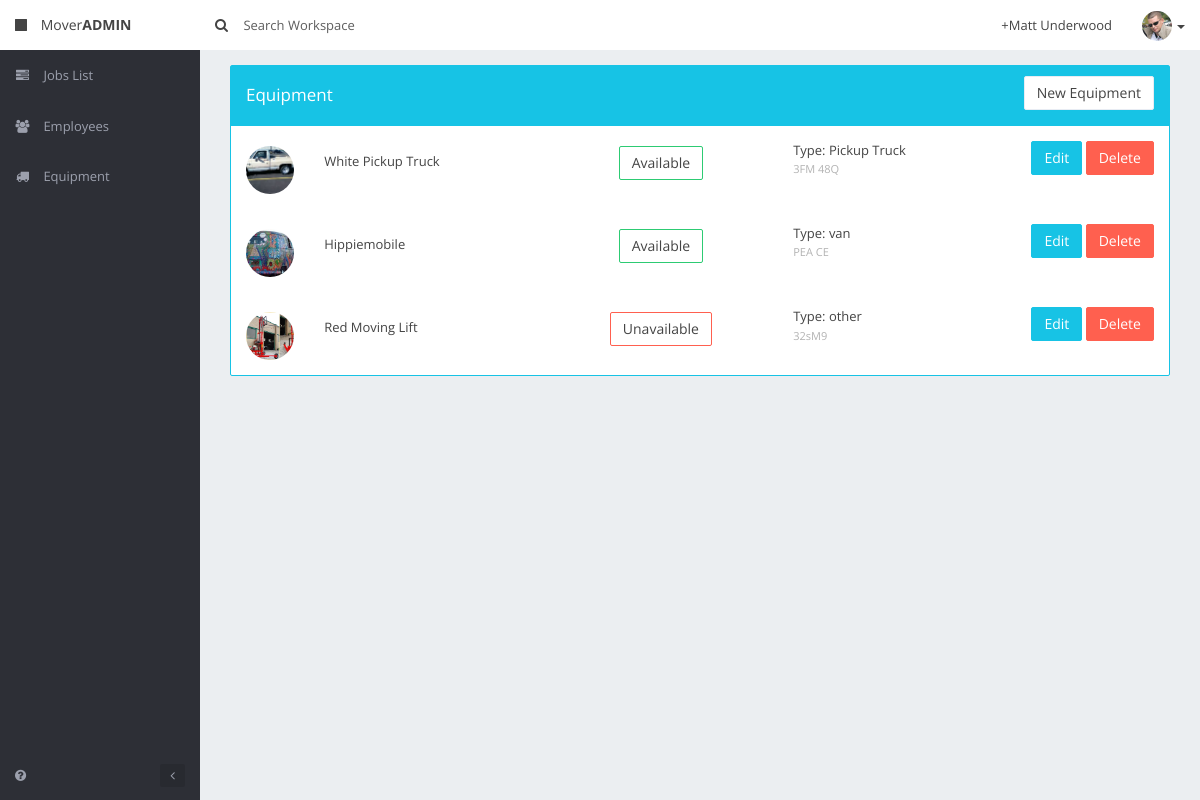
The page /equipmentlist.php on the database its author committed.
### tables this page shows
CREATE TABLE `equipment` (
  `idequipment` int(11) NOT NULL AUTO_INCREMENT,
  `name` varchar(255) DEFAULT NULL,
  `manufacid` varchar(45) DEFAULT NULL,
  `type` varchar(45) DEFAULT NULL,
  `make` varchar(45) DEFAULT NULL,
  `model` varchar(45) DEFAULT NULL,
  `year` int(4) DEFAULT NULL,
  `mileage` decimal(8,2) DEFAULT '0.00',
  `length` int(11) DEFAULT NULL,
  `heightFt` int(11) DEFAULT NULL,
  `heightIn` int(11) DEFAULT NULL,
  `GVW` decimal(8,2) DEFAULT NULL,
  `rentOwn` varchar(45) DEFAULT NULL,
  `billable` tinyint(4) DEFAULT NULL,
  `equipped` tinyint(4) DEFAULT NULL,
  `isAvailable` tinyint(4) DEFAULT '1',
  `picURI` varchar(100) DEFAULT NULL,
  `damages` blob,
  `notes` blob,
  PRIMARY KEY (`idequipment`)
);

### functions.php (called while the page is built, shortened)
<?php
function query($query) {
	global $db;
	$args = func_get_args();
	if (count($args) == 1) {
		$result = $db->query($query);
		if ($result->num_rows) {
			$out = array();
			while (null != ($r = $result->fetch_array(MYSQLI_ASSOC)))
				$out [] = $r;
			return $out;
		}
		return null;
	}
}

### equipmentlist.php (the view, shortened to what this page needs)
<!DOCTYPE html>
<html class="no-js">
<head>
    <link rel="stylesheet" href="/bootstrap/css/bootstrap.min.css">
    <link rel="stylesheet" href="/css/skins/palette.css" id="skin">
    <link rel="stylesheet" href="/css/fonts/style.1.css" id="font">
    <link rel="stylesheet" href="/css/main.css">
    <link rel="stylesheet" href="/css/animate.min.css">
    <link rel="stylesheet" href="/vendor/offline/theme.css">
</head>
<body>
    <?php include 'includes/header.php';?>
            <section class="main-content">
                <div class="content-wrap">
                    <div class="col-md-12">
                        <section class="panel panel-primary">
                            <div class="panel-heading">
                                <div class="row">
                                    <div class="col-md-6">
                                        <h4 class="white">Equipment</h4>
                                    </div>
                                    <div class="col-md-6 text-right">
                                        <a href="/equipment/new"><button class="btn btn-white">New Equipment</button></a>
                                    </div>
                                </div>
                            </div>
							<?php
							$sql="SELECT * FROM moverAdmin.equipment ORDER BY isAvailable DESC;";
							$equipments=query($sql);
							foreach($equipments as $key=>$equipment){
								if(isset($equipment['isAvailable']) && $equipment['isAvailable']>0){
									$isAvailableString='<div class="col-xs-3 mg-t-xs text-center"><button class="btn btn-success btn-outline">Available</button></div>';
								} else {
									$isAvailableString='<div class="col-xs-3 mg-t-xs text-center"><button class="btn btn-danger btn-outline">Unavailable</button></div>';
								}
								echo '<div class="row tableRow" id="eachEquipmentRow'.$equipment['idequipment'].'">
									<div class="hidden-xs col-sm-2 col-md-1">
										<span class="pull-left mg-t-xs">
											<img src="/img/equip/'.$equipment['picURI'].'" class="avatar avatar-sm img-circle" alt="">
										</span>
									</div>
									<div class="col-xs-4 col-sm-5 col-md-3" style="margin-top:11px;">
										'.$equipment['name'].'
									</div>
									'.$isAvailableString.'
									<div class="col-xs-2 col-sm-3 col-md-2">Type: '.$equipment['type'].'<br>
										<small class="text-muted">'.$equipment['manufacid'].'</small>
									</div>
									<div class="col-xs-3 text-right">
										<a href="/equipment/'.$equipment['idequipment'].'"><button class="btn btn-primary">Edit</button></a>
										<button onclick="delEquip('.$equipment['idequipment'].');" class="btn btn-danger">Delete</button>
									</div>
								</div>';
							}
							?>
                        </section>
                    </div>
                </div>
            </section>
        </section>
    </div>
</body>
</html>

### rows shown on the page
equipment: picURI (picture), name "White Pickup Truck", isAvailable "Available", type "Pickup Truck", manufacid "3FM 48Q"
equipment: picURI (picture), name "Hippiemobile", isAvailable "Available", type "van", manufacid "PEA CE"
equipment: picURI (picture), name "Red Moving Lift", isAvailable "Unavailable", type "other", manufacid "32sM9"
